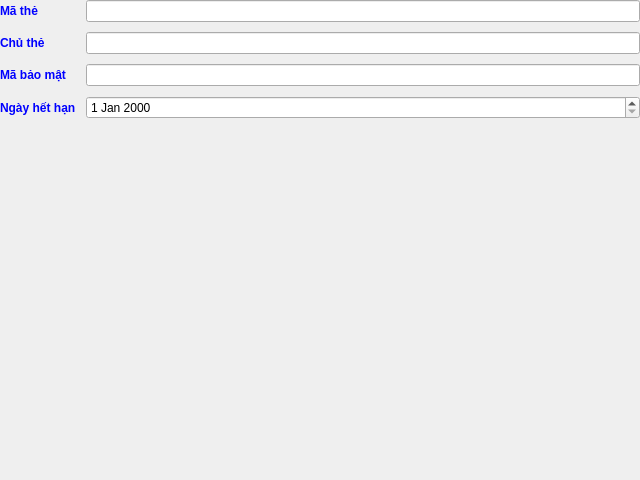
<?xml version="1.0" encoding="UTF-8"?>
<ui version="4.0">
 <class>Frame</class>
 <widget class="QFrame" name="Frame">
  <property name="geometry">
   <rect>
    <x>0</x>
    <y>0</y>
    <width>640</width>
    <height>480</height>
   </rect>
  </property>
  <property name="windowTitle">
   <string>Frame</string>
  </property>
  <property name="styleSheet">
   <string notr="true">font: 14pt &quot;Arial&quot;;</string>
  </property>
  <layout class="QFormLayout" name="formLayout">
   <property name="horizontalSpacing">
    <number>10</number>
   </property>
   <property name="verticalSpacing">
    <number>10</number>
   </property>
   <property name="leftMargin">
    <number>0</number>
   </property>
   <property name="topMargin">
    <number>0</number>
   </property>
   <property name="rightMargin">
    <number>0</number>
   </property>
   <property name="bottomMargin">
    <number>0</number>
   </property>
   <item row="0" column="0">
    <widget class="QLabel" name="label_3">
     <property name="styleSheet">
      <string notr="true">color: rgb(0, 0, 255);
font: bold</string>
     </property>
     <property name="text">
      <string>Mã thẻ</string>
     </property>
    </widget>
   </item>
   <item row="0" column="1">
    <widget class="QLineEdit" name="lineEdit_MaThe">
     <property name="minimumSize">
      <size>
       <width>300</width>
       <height>0</height>
      </size>
     </property>
     <property name="text">
      <string/>
     </property>
    </widget>
   </item>
   <item row="1" column="0">
    <widget class="QLabel" name="label_4">
     <property name="styleSheet">
      <string notr="true">color: rgb(0, 0, 255);
font: bold</string>
     </property>
     <property name="text">
      <string>Chủ thẻ</string>
     </property>
    </widget>
   </item>
   <item row="1" column="1">
    <widget class="QLineEdit" name="lineEdit_ChuThe">
     <property name="minimumSize">
      <size>
       <width>300</width>
       <height>0</height>
      </size>
     </property>
     <property name="text">
      <string/>
     </property>
    </widget>
   </item>
   <item row="2" column="0">
    <widget class="QLabel" name="label_5">
     <property name="styleSheet">
      <string notr="true">color: rgb(0, 0, 255);
font: bold</string>
     </property>
     <property name="text">
      <string>Mã bảo mật</string>
     </property>
    </widget>
   </item>
   <item row="2" column="1">
    <widget class="QLineEdit" name="lineEdit_MaBaoMat">
     <property name="minimumSize">
      <size>
       <width>300</width>
       <height>0</height>
      </size>
     </property>
     <property name="text">
      <string/>
     </property>
    </widget>
   </item>
   <item row="3" column="0">
    <widget class="QLabel" name="label">
     <property name="styleSheet">
      <string notr="true">color: rgb(0, 0, 255);
font: bold</string>
     </property>
     <property name="text">
      <string>Ngày hết hạn</string>
     </property>
    </widget>
   </item>
   <item row="3" column="1">
    <widget class="QDateEdit" name="dateEdit_NgayHetHan"/>
   </item>
  </layout>
 </widget>
 <resources/>
 <connections/>
</ui>
